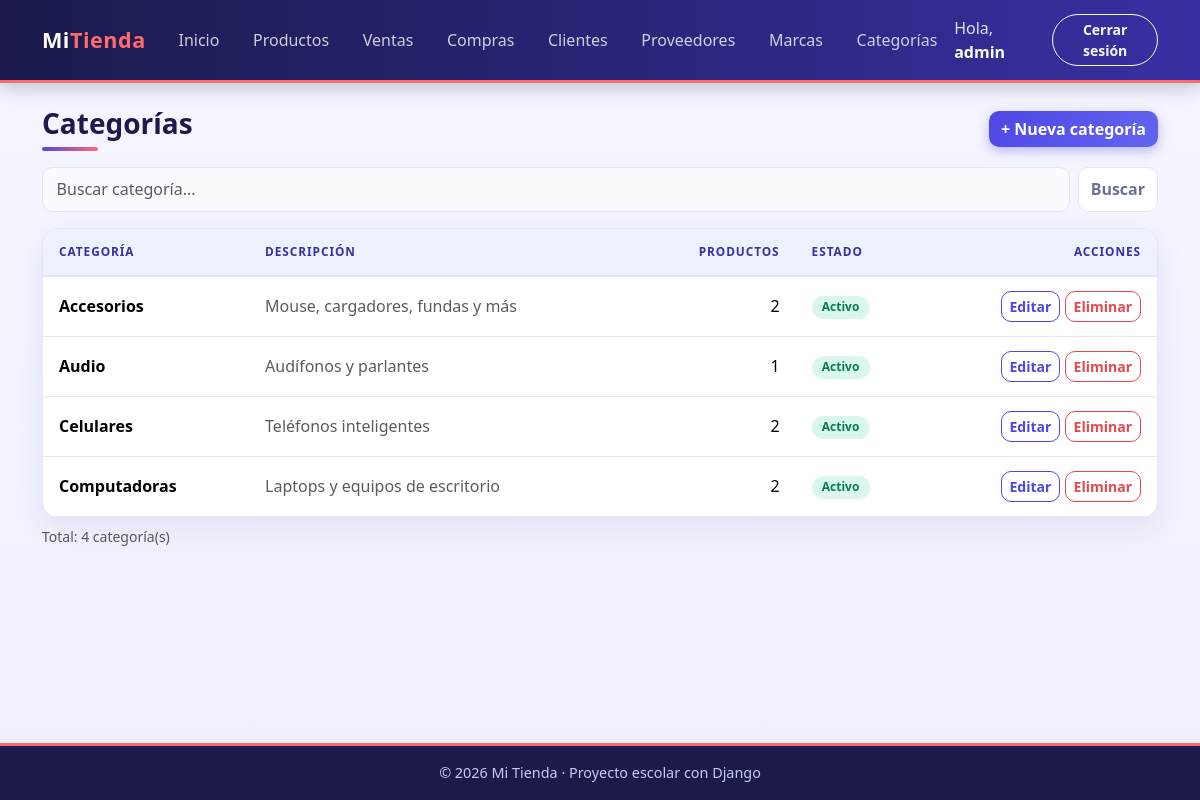
The page /facturacion/categorias/ (signed in) on the database its author committed.
### facturacion/models.py (models this page shows, shortened)
class ModeloBase(models.Model):
    user = models.ForeignKey(                    # 1:N con User: un usuario registra muchos registros
        User,
        on_delete=models.SET_NULL,               # Si borran al usuario, el registro se queda con user vacío
        null=True,                               # SET_NULL necesita que la columna acepte NULL
        blank=True,
        editable=False,                          # No aparece en formularios: lo llena la VISTA, no la persona
        related_name="%(class)s_registrados",    # %(class)s = nombre del modelo → user.producto_registrados
        verbose_name="Registrado por",
    )
    fecha_creacion = models.DateTimeField("Fecha de creación", auto_now_add=True)   # Se llena sola al CREAR
    fecha_modificacion = models.DateTimeField("Última modificación", auto_now=True) # Se actualiza sola en CADA save()
    class Meta:
        abstract = True                          # ← LA CLAVE: modelo "molde", sin tabla propia

class Categoria(ModeloBase):                     # Hereda de ModeloBase (y este de models.Model)
    nombre = models.CharField(max_length=60, unique=True)
    descripcion = models.TextField("Descripción", blank=True)
    activo = models.BooleanField(default=True)
    class Meta:
        verbose_name = "Categoría"
        verbose_name_plural = "Categorías"
        ordering = ["nombre"]

### facturacion/views.py (the view)
# urls.py: path("categorias/", views.CategoriaListView.as_view(), name="categoria_lista"),
class CategoriaListView(LoginRequiredMixin, ListView):     # LISTAR
    model = Categoria
    template_name = "facturacion/categoria_lista.html"
    context_object_name = "categorias"
    paginate_by = 5
    extra_context = {"titulo": "Categorías"}
    def get_queryset(self):
        categorias = super().get_queryset()
        q = self.request.GET.get("q", "")
        if q:
            categorias = categorias.filter(nombre__icontains=q)
        return categorias
    def get_context_data(self, **kwargs):
        contexto = super().get_context_data(**kwargs)
        contexto["q"] = self.request.GET.get("q", "")
        return contexto

### facturacion/templates/facturacion/categoria_lista.html (shortened to what this page needs)
{% extends "base.html" %}
{% block contenido %}
<div class="d-flex justify-content-between align-items-center flex-wrap gap-2 mb-3">
    <h1 class="h3 titulo-pagina m-0">{{ titulo }}</h1>
    <a href="{% url 'facturacion:categoria_crear' %}" class="btn btn-principal">+ Nueva categoría</a>
</div>
<form method="get" class="d-flex gap-2 mb-3">
    <input type="text" name="q" value="{{ q }}" class="form-control" placeholder="Buscar categoría...">
    <button type="submit" class="btn btn-outline-secondary">Buscar</button>
</form>
<div class="tarjeta p-0 table-responsive">
    <table class="table table-hover align-middle m-0">
        <thead>
            <tr><th>Categoría</th><th>Descripción</th><th class="text-end">Productos</th><th>Estado</th><th class="text-end">Acciones</th></tr>
        </thead>
        <tbody>
            {% for obj in categorias %}
            <tr>
                <td class="fw-semibold">{{ obj.nombre }}</td>
                <td class="text-muted">{{ obj.descripcion|default:"—"|truncatechars:60 }}</td>
                <td class="text-end">{{ obj.productos.count }}</td>
                <td>{% if obj.activo %}<span class="badge bg-success">Activo</span>{% else %}<span class="badge bg-secondary">Inactivo</span>{% endif %}</td>
                <td class="text-end text-nowrap">
                    <a href="{% url 'facturacion:categoria_editar' obj.pk %}" class="btn btn-sm btn-outline-primary">Editar</a>
                    <a href="{% url 'facturacion:categoria_eliminar' obj.pk %}" class="btn btn-sm btn-outline-danger">Eliminar</a>
                </td>
            </tr>
            {% empty %}
            <tr><td colspan="5" class="text-center text-muted py-4">No hay categorías.</td></tr>
            {% endfor %}
        </tbody>
    </table>
</div>
<p class="text-muted small mt-2">Total: {{ page_obj.paginator.count }} categoría(s)</p>
{% endblock %}

### templates/base.html (shortened to what this page needs)
{% load static %}
<!DOCTYPE html>
<html lang="es">
<head>
    <link href="https://cdn.jsdelivr.net/npm/bootstrap@5.3.3/dist/css/bootstrap.min.css" rel="stylesheet">
    <link rel="stylesheet" href="{% static 'css/estilos.css' %}">
</head>
<body>
    <nav class="navbar navbar-expand-lg navbar-dark barra">
        <div class="container">
            <a class="navbar-brand fw-bold" href="{% url 'home' %}">Mi<span class="text-warning">Tienda</span></a>
            <div class="collapse navbar-collapse" id="menu">
                <ul class="navbar-nav me-auto">
                    <li class="nav-item"><a class="nav-link" href="{% url 'home' %}">Inicio</a></li>
                    {% if user.is_authenticated %}
                        <li class="nav-item"><a class="nav-link" href="{% url 'facturacion:producto_lista' %}">Productos</a></li>
                        <li class="nav-item"><a class="nav-link" href="{% url 'facturacion:venta_lista' %}">Ventas</a></li>
                        <li class="nav-item"><a class="nav-link" href="{% url 'facturacion:compra_lista' %}">Compras</a></li>
                        <li class="nav-item"><a class="nav-link" href="{% url 'facturacion:cliente_lista' %}">Clientes</a></li>
                        <li class="nav-item"><a class="nav-link" href="{% url 'facturacion:proveedor_lista' %}">Proveedores</a></li>
                        <li class="nav-item"><a class="nav-link" href="{% url 'facturacion:marca_lista' %}">Marcas</a></li>
                        <li class="nav-item"><a class="nav-link" href="{% url 'facturacion:categoria_lista' %}">Categorías</a></li>
                    {% endif %}
                </ul>
                <ul class="navbar-nav align-items-lg-center gap-2">
                    {% if user.is_authenticated %}
                        <li class="nav-item navbar-text">Hola, <a href="{% url 'facturacion:mi_perfil' %}" class="text-white fw-bold text-decoration-none">{{ user.username }}</a></li>
                        <li class="nav-item">
                            <form method="post" action="{% url 'logout' %}" class="m-0">
                                <button type="submit" class="btn btn-sm btn-outline-light">Cerrar sesión</button>
                            </form>
                        </li>
                    {% else %}
                        <li class="nav-item"><a class="nav-link" href="{% url 'login' %}">Ingresar</a></li>
                        <li class="nav-item"><a class="btn btn-sm btn-warning" href="{% url 'registro' %}">Crear cuenta</a></li>
                    {% endif %}
                </ul>
            </div>
        </div>
    </nav>
    <main class="container py-4">
        {% block contenido %}{% endblock %}
    </main>
    <footer class="pie text-center py-3">© 2026 Mi Tienda · Proyecto escolar con Django</footer>
</body>
</html>

### static/css/estilos.css (style rules this page uses)
:root { --indigo-900: #1b1a4b; --indigo-700: #3730a3; --indigo-600: #4f46e5; --indigo-500: #6366f1; --indigo-50: #eef2ff; --coral: #ff6b6b; --texto: #1f2340; --texto-suave:#6b7194; --borde: #e3e6f5; --radio: 16px; }
body { font-family: "Segoe UI", system-ui, -apple-system, Roboto, "Helvetica Neue", Arial, sans-serif; color: var(--texto); background: linear-gradient(180deg, #f5f6ff 0%, #eef0fb 100%); background-attachment: fixed; min-height: 100vh; display: flex; flex-direction: column; }
main { flex: 1; }
.barra { background: linear-gradient(90deg, var(--indigo-900), var(--indigo-700)); box-shadow: 0 4px 18px rgba(27, 26, 75, .25); border-bottom: 3px solid var(--coral); }
.barra .navbar-brand { letter-spacing: .5px; font-size: 1.35rem; }
.barra .text-warning { color: var(--coral) !important; }
.barra .nav-link { color: rgba(255, 255, 255, .78); border-radius: 999px; padding: .4rem .95rem !important; margin: 0 .1rem; transition: background-color .2s, color .2s; }
.barra .btn-outline-light { border-radius: 999px; }
.titulo-pagina { position: relative; padding-bottom: 10px; font-weight: 700; color: var(--indigo-900); }
.titulo-pagina::after { content: ""; position: absolute; left: 0; bottom: 0; width: 56px; height: 4px; border-radius: 4px; background: linear-gradient(90deg, var(--indigo-600), var(--coral)); }
.tarjeta { background-color: #fff; border: 1px solid var(--borde); border-radius: var(--radio); padding: 28px; box-shadow: 0 10px 30px rgba(55, 48, 163, .08); }
.tarjeta.p-0 { overflow: hidden; }
.table { --bs-table-hover-bg: var(--indigo-50); }
.table thead th { background-color: var(--indigo-50); color: var(--indigo-700); text-transform: uppercase; font-size: .74rem; letter-spacing: .08em; font-weight: 700; border-bottom: 2px solid var(--borde); padding: 14px 16px; }
.table tbody td { padding: 14px 16px; border-color: var(--borde); }
.btn { border-radius: 10px; font-weight: 600; transition: all .2s ease; }
.btn-principal { background: linear-gradient(135deg, var(--indigo-600), var(--indigo-500)); color: #fff; border: 0; box-shadow: 0 4px 12px rgba(79, 70, 229, .35); }
.btn-outline-primary { color: var(--indigo-600); border-color: var(--indigo-600); }
.btn-outline-secondary { color: var(--texto-suave); border-color: var(--borde); background: #fff; }
.form-control, .form-select { border: 1.5px solid var(--borde); border-radius: 10px; padding: .6rem .85rem; background-color: #fafbff; }
.badge { border-radius: 999px; padding: .45em .85em; font-weight: 600; }
.badge.bg-success { background-color: #d9f7ec !important; color: #087a55; }
.pie { background: var(--indigo-900); color: #c7caf0; font-size: .9rem; border-top: 3px solid var(--coral); }
.barra .navbar-text { color: rgba(255, 255, 255, .85); }
.btn-outline-danger { color: #e5484d; border-color: #e5484d; }

### rows shown on the page
Categoria: nombre "Accesorios", descripcion "Mouse, cargadores, fundas y más", productos.count "2", activo "Activo"
Categoria: nombre "Audio", descripcion "Audífonos y parlantes", productos.count "1", activo "Activo"
Categoria: nombre "Celulares", descripcion "Teléfonos inteligentes", productos.count "2", activo "Activo"
Categoria: nombre "Computadoras", descripcion "Laptops y equipos de escritorio", productos.count "2", activo "Activo"

### other values the page prints
{{ user.username }} "admin"
{{ titulo }} "Categorías"
{{ page_obj.paginator.count }} "4"
